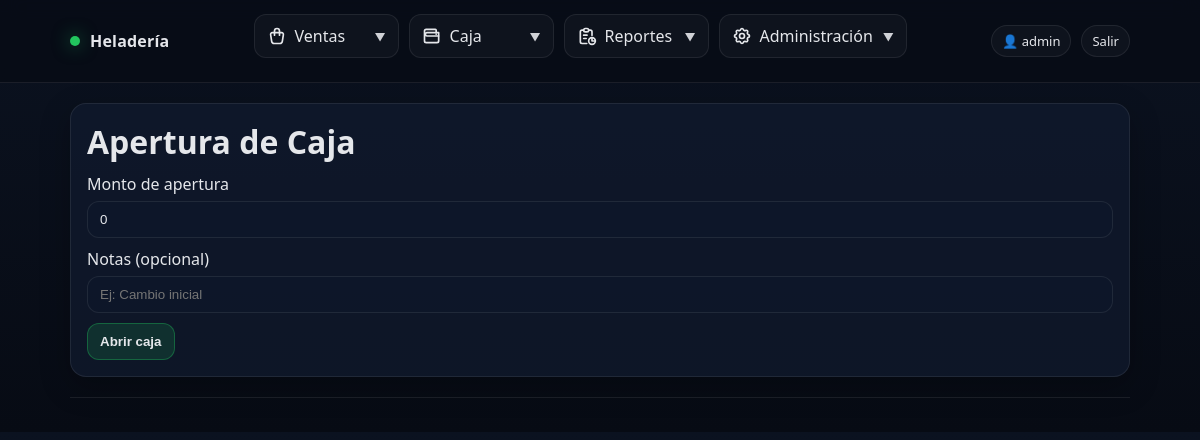
/caja/apertura/ (signed in), run on an earlier commit of the app's database.
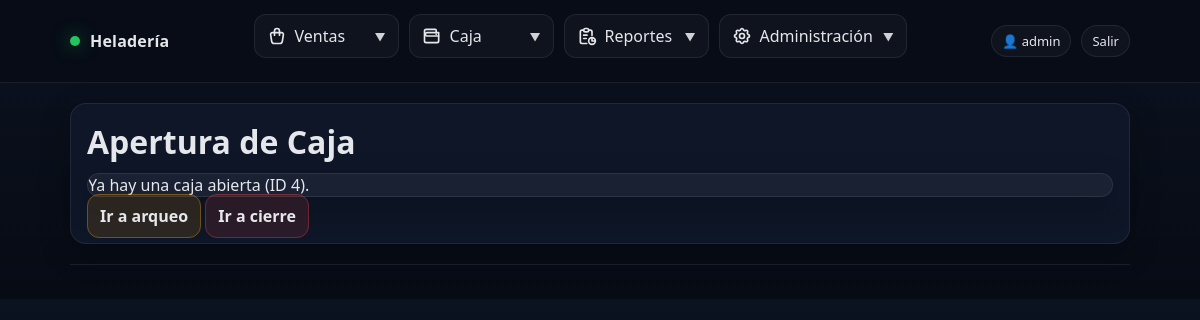
And on a later commit of the database.
### apps/caja/models.py (models this page shows, shortened)
class CajaSesion(models.Model):
    class Estado(models.TextChoices):
        ABIERTA = "ABIERTA", "Abierta"
        CERRADA = "CERRADA", "Cerrada"
    usuario = models.ForeignKey(
        settings.AUTH_USER_MODEL,
        on_delete=models.PROTECT,
        related_name="cajas",
    )
    estado = models.CharField(
        max_length=10,
        choices=Estado.choices,
        default=Estado.ABIERTA,
    )
    fecha_apertura = models.DateTimeField(auto_now_add=True)
    monto_apertura = models.DecimalField(max_digits=12, decimal_places=2, default=0)
    fecha_cierre = models.DateTimeField(blank=True, null=True)
    monto_cierre_declarado = models.DecimalField(max_digits=12, decimal_places=2, blank=True, null=True)
    notas = models.CharField(max_length=255, blank=True)
    class Meta:
        ordering = ["-fecha_apertura"]
        verbose_name = "Caja (Sesión)"
        verbose_name_plural = "Cajas (Sesiones)"

### apps/caja/views.py (the view)
# urls.py: path("apertura/", views.apertura_caja, name="apertura"),
@login_required
def apertura_caja(request):
    caja = get_caja_abierta(request.user)
    if request.method == "POST":
        form = AperturaCajaForm(request.POST)
        if form.is_valid():
            try:
                abrir_caja(
                    usuario=request.user,
                    monto_apertura=form.cleaned_data["monto_apertura"],
                    notas=form.cleaned_data.get("notas", ""),
                )
                messages.success(request, "Caja abierta correctamente.")
                return redirect("caja:arqueo")
            except ValidationError as e:
                messages.error(request, str(e.message))
        else:
            messages.error(request, "Formulario inválido. Revisá los campos.")
    else:
        form = AperturaCajaForm(initial={"monto_apertura": 0})
    return render(request, "caja/apertura.html", {"form": form, "caja": caja})

### apps/caja/forms.py
class AperturaCajaForm(forms.Form):
    monto_apertura = forms.DecimalField(
        max_digits=12,
        decimal_places=2,
        min_value=0,
        required=True,
        label="Monto de apertura",
    )
    notas = forms.CharField(
        max_length=255,
        required=False,
        label="Notas (opcional)",
        widget=forms.TextInput(attrs={"placeholder": "Ej: Cambio inicial"}),
    )

### apps/caja/services.py (called while the page is built)
def get_caja_abierta(usuario) -> CajaSesion | None:
    return (
        CajaSesion.objects
        .filter(usuario=usuario, estado=CajaSesion.Estado.ABIERTA)
        .first()
    )

### templates/caja/apertura.html (shortened to what this page needs)
{% extends "base.html" %}
{% block content %}
  <div class="card">
    <h1>Apertura de Caja</h1>
    {% if caja %}
      <div class="msg">Ya hay una caja abierta (ID {{ caja.id }}).</div>
      <a class="btn warn" href="{% url 'caja:arqueo' %}">Ir a arqueo</a>
      <a class="btn danger" href="{% url 'caja:cierre' %}">Ir a cierre</a>
      {% else %}
      <form method="post">
        <div class="field">
          <label>{{ form.monto_apertura.label }}</label>
          {{ form.monto_apertura }}
        </div>
        <div class="field">
          <label>{{ form.notas.label }}</label>
          {{ form.notas }}
        </div>
        <button class="btn primary" type="submit">Abrir caja</button>
      </form>
    {% endif %}
  </div>
{% endblock %}

What changed in the data, as far as the page shows it:
added CajaSesion: id "4"
Also different on the page:
form field monto_apertura: "0" → (not shown)
text no longer shown: "Monto de apertura Notas (opcional) Abrir caja"
text now shown: "Ya hay una caja abierta (ID ). Ir a arqueo Ir a cierre"
